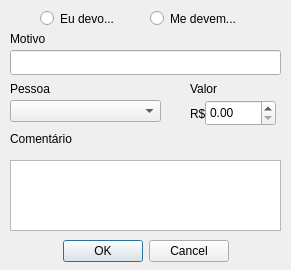
<?xml version="1.0" encoding="UTF-8"?>
<ui version="4.0">
 <class>Form</class>
 <widget class="QWidget" name="Form">
  <property name="geometry">
   <rect>
    <x>0</x>
    <y>0</y>
    <width>291</width>
    <height>270</height>
   </rect>
  </property>
  <property name="windowTitle">
   <string>Dívida</string>
  </property>
  <widget class="QLabel" name="labelReserva">
   <property name="geometry">
    <rect>
     <x>10</x>
     <y>30</y>
     <width>51</width>
     <height>17</height>
    </rect>
   </property>
   <property name="minimumSize">
    <size>
     <width>51</width>
     <height>17</height>
    </size>
   </property>
   <property name="maximumSize">
    <size>
     <width>51</width>
     <height>17</height>
    </size>
   </property>
   <property name="text">
    <string>Motivo</string>
   </property>
  </widget>
  <widget class="QLineEdit" name="inputReserva">
   <property name="geometry">
    <rect>
     <x>10</x>
     <y>50</y>
     <width>271</width>
     <height>25</height>
    </rect>
   </property>
  </widget>
  <widget class="QTextEdit" name="textComentario">
   <property name="geometry">
    <rect>
     <x>10</x>
     <y>160</y>
     <width>271</width>
     <height>71</height>
    </rect>
   </property>
  </widget>
  <widget class="QLabel" name="labelComentario">
   <property name="geometry">
    <rect>
     <x>10</x>
     <y>130</y>
     <width>81</width>
     <height>17</height>
    </rect>
   </property>
   <property name="text">
    <string>Comentário</string>
   </property>
  </widget>
  <widget class="QLabel" name="labelValor">
   <property name="geometry">
    <rect>
     <x>190</x>
     <y>80</y>
     <width>41</width>
     <height>17</height>
    </rect>
   </property>
   <property name="text">
    <string>Valor</string>
   </property>
  </widget>
  <widget class="QDoubleSpinBox" name="spinValor">
   <property name="geometry">
    <rect>
     <x>205</x>
     <y>100</y>
     <width>71</width>
     <height>26</height>
    </rect>
   </property>
   <property name="decimals">
    <number>2</number>
   </property>
   <property name="maximum">
    <double>99999.990000000005239</double>
   </property>
   <property name="value">
    <double>0.000000000000000</double>
   </property>
  </widget>
  <widget class="QLabel" name="labelValor_2">
   <property name="geometry">
    <rect>
     <x>190</x>
     <y>105</y>
     <width>16</width>
     <height>17</height>
    </rect>
   </property>
   <property name="text">
    <string>R$</string>
   </property>
  </widget>
  <widget class="QDialogButtonBox" name="buttonBox">
   <property name="geometry">
    <rect>
     <x>0</x>
     <y>240</y>
     <width>291</width>
     <height>23</height>
    </rect>
   </property>
   <property name="standardButtons">
    <set>QDialogButtonBox::Cancel|QDialogButtonBox::Ok</set>
   </property>
   <property name="centerButtons">
    <bool>true</bool>
   </property>
  </widget>
  <widget class="QRadioButton" name="radioButton">
   <property name="geometry">
    <rect>
     <x>40</x>
     <y>10</y>
     <width>82</width>
     <height>17</height>
    </rect>
   </property>
   <property name="text">
    <string>Eu devo...</string>
   </property>
  </widget>
  <widget class="QRadioButton" name="radioButton_2">
   <property name="geometry">
    <rect>
     <x>150</x>
     <y>10</y>
     <width>91</width>
     <height>17</height>
    </rect>
   </property>
   <property name="text">
    <string>Me devem...</string>
   </property>
  </widget>
  <widget class="QLabel" name="labelReserva_2">
   <property name="geometry">
    <rect>
     <x>10</x>
     <y>80</y>
     <width>51</width>
     <height>17</height>
    </rect>
   </property>
   <property name="minimumSize">
    <size>
     <width>51</width>
     <height>17</height>
    </size>
   </property>
   <property name="maximumSize">
    <size>
     <width>51</width>
     <height>17</height>
    </size>
   </property>
   <property name="text">
    <string>Pessoa</string>
   </property>
  </widget>
  <widget class="QComboBox" name="comboBox">
   <property name="geometry">
    <rect>
     <x>10</x>
     <y>100</y>
     <width>151</width>
     <height>22</height>
    </rect>
   </property>
  </widget>
 </widget>
 <tabstops>
  <tabstop>inputReserva</tabstop>
  <tabstop>spinValor</tabstop>
  <tabstop>textComentario</tabstop>
 </tabstops>
 <resources/>
 <connections/>
</ui>
